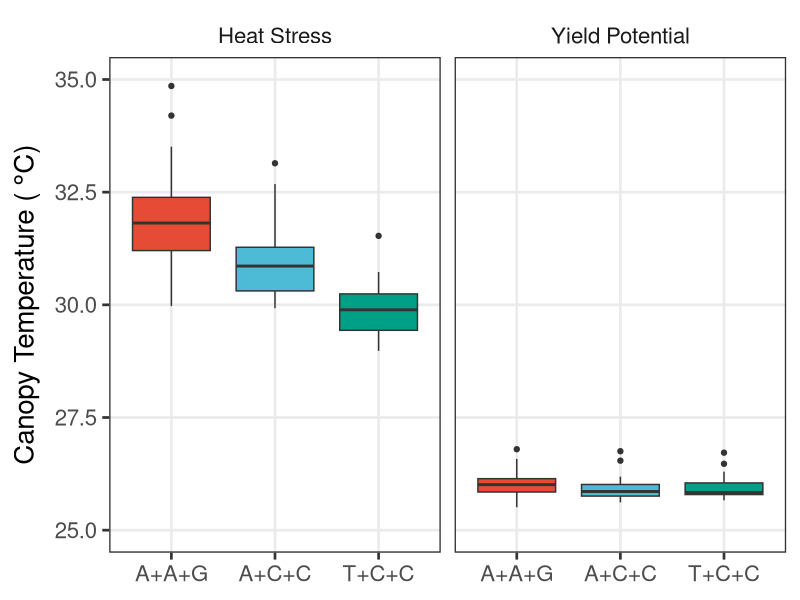
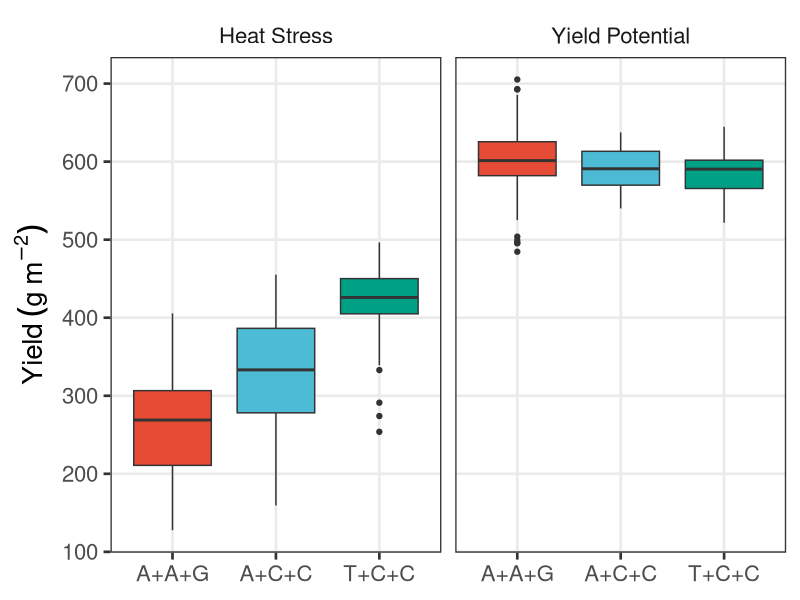

Reproduce these figures in R, in order.
library(ggplot2)
library(reshape2)
library(ggsci)
library(cowplot)


#####plot and stats for fig. 3b
###Yield temperature
dat <- read.csv('source_data/fig_3b_yield_source_data.csv', header = T)
colnames(dat) <- c("A+A+G", "A+C+C", "T+C+C", "experiment")
melt_dat <- melt(dat)
melt_dat <- melt_dat[!is.na(melt_dat$value),]

mean(melt_dat[melt_dat$experiment == "Heat Stress" & melt_dat$variable=="A+A+G",]$value)
sd(melt_dat[melt_dat$experiment == "Heat Stress" & melt_dat$variable=="A+A+G",]$value)
mean(melt_dat[melt_dat$experiment == "Heat Stress" & melt_dat$variable=="A+C+C",]$value)
sd(melt_dat[melt_dat$experiment == "Heat Stress" & melt_dat$variable=="A+C+C",]$value)
mean(melt_dat[melt_dat$experiment == "Heat Stress" & melt_dat$variable=="T+C+C",]$value)
sd(melt_dat[melt_dat$experiment == "Heat Stress" & melt_dat$variable=="T+C+C",]$value)

res.aov <- aov(value ~ variable, data = melt_dat[melt_dat$experiment == "Heat Stress",])
summary(res.aov)
TukeyHSD(res.aov)

mean(melt_dat[melt_dat$experiment == "Yield Potential" & melt_dat$variable=="A+A+G",]$value)
sd(melt_dat[melt_dat$experiment == "Yield Potential" & melt_dat$variable=="A+A+G",]$value)
mean(melt_dat[melt_dat$experiment == "Yield Potential" & melt_dat$variable=="A+C+C",]$value)
sd(melt_dat[melt_dat$experiment == "Yield Potential" & melt_dat$variable=="A+C+C",]$value)
mean(melt_dat[melt_dat$experiment == "Yield Potential" & melt_dat$variable=="T+C+C",]$value)
sd(melt_dat[melt_dat$experiment == "Yield Potential" & melt_dat$variable=="T+C+C",]$value)

res.aov <- aov(value ~ variable, data = melt_dat[melt_dat$experiment == "Yield Potential",])
summary(res.aov)
TukeyHSD(res.aov)


yield_plot <- ggplot(data = melt_dat, aes(x=variable, y= value, fill=variable)) +
  geom_boxplot() +
  scale_y_continuous(breaks = c(0,100,200,300,400,500,600,700)) +
  theme_bw(base_size = 20) +
  ylab(expression(Yield~(g~m^-2))) +
  xlab(NULL) +
  facet_wrap(~experiment) +
  theme(strip.background = element_blank(),
        strip.placement = "outside",
        legend.position = "none") +
  scale_fill_npg() +
  theme(panel.grid.minor = element_blank())



###Canopy temperature
dat <- read.csv('source_data/fig_3b_CT_source_data.csv', header = T)
colnames(dat) <- c("A+A+G", "A+C+C", "T+C+C", "experiment")
melt_dat <- melt(dat)

melt_dat <- melt_dat[!is.na(melt_dat$value),]

mean(melt_dat[melt_dat$experiment == "Heat Stress" & melt_dat$variable=="A+A+G",]$value)
sd(melt_dat[melt_dat$experiment == "Heat Stress" & melt_dat$variable=="A+A+G",]$value)
mean(melt_dat[melt_dat$experiment == "Heat Stress" & melt_dat$variable=="A+C+C",]$value)
sd(melt_dat[melt_dat$experiment == "Heat Stress" & melt_dat$variable=="A+C+C",]$value)
mean(melt_dat[melt_dat$experiment == "Heat Stress" & melt_dat$variable=="T+C+C",]$value)
sd(melt_dat[melt_dat$experiment == "Heat Stress" & melt_dat$variable=="T+C+C",]$value)

res.aov <- aov(value ~ variable, data = melt_dat[melt_dat$experiment == "Heat Stress",])
summary(res.aov)
TukeyHSD(res.aov)

mean(melt_dat[melt_dat$experiment == "Yield Potential" & melt_dat$variable=="A+A+G",]$value)
sd(melt_dat[melt_dat$experiment == "Yield Potential" & melt_dat$variable=="A+A+G",]$value)
mean(melt_dat[melt_dat$experiment == "Yield Potential" & melt_dat$variable=="A+C+C",]$value)
sd(melt_dat[melt_dat$experiment == "Yield Potential" & melt_dat$variable=="A+C+C",]$value)
mean(melt_dat[melt_dat$experiment == "Yield Potential" & melt_dat$variable=="T+C+C",]$value)
sd(melt_dat[melt_dat$experiment == "Yield Potential" & melt_dat$variable=="T+C+C",]$value)

res.aov <- aov(value ~ variable, data = melt_dat[melt_dat$experiment == "Yield Potential",])
summary(res.aov)
TukeyHSD(res.aov)



CT_plot <- ggplot(data = melt_dat, aes(x=variable, y= value, fill=variable)) +
  geom_boxplot() +
  scale_y_continuous(breaks = c(25,27.5,30,32.5,35,37.5,40)) +
  coord_cartesian(ylim = c(25,35)) +
  theme_bw(base_size = 20) +
  ylab(expression(paste('Canopy Temperature (',~degree,'C)',sep=''))) +
  xlab(NULL) +
  facet_wrap(~experiment) +
  theme(strip.background = element_blank(),
        strip.placement = "outside",
        legend.position = "none") +
  scale_fill_npg() +
  theme(panel.grid.minor = element_blank())

plot <- cowplot::plot_grid(yield_plot, CT_plot)
plot <- add_sub(plot, "Minor allele combinations at MTAs (6D+1B+2B)", hjust = 0.4, size = 22)


ggsave('fig_3b.pdf', plot, height = 7, width = 20)



res.aov <- aov(value ~ variable, data = melt_dat)
summary(res.aov)
